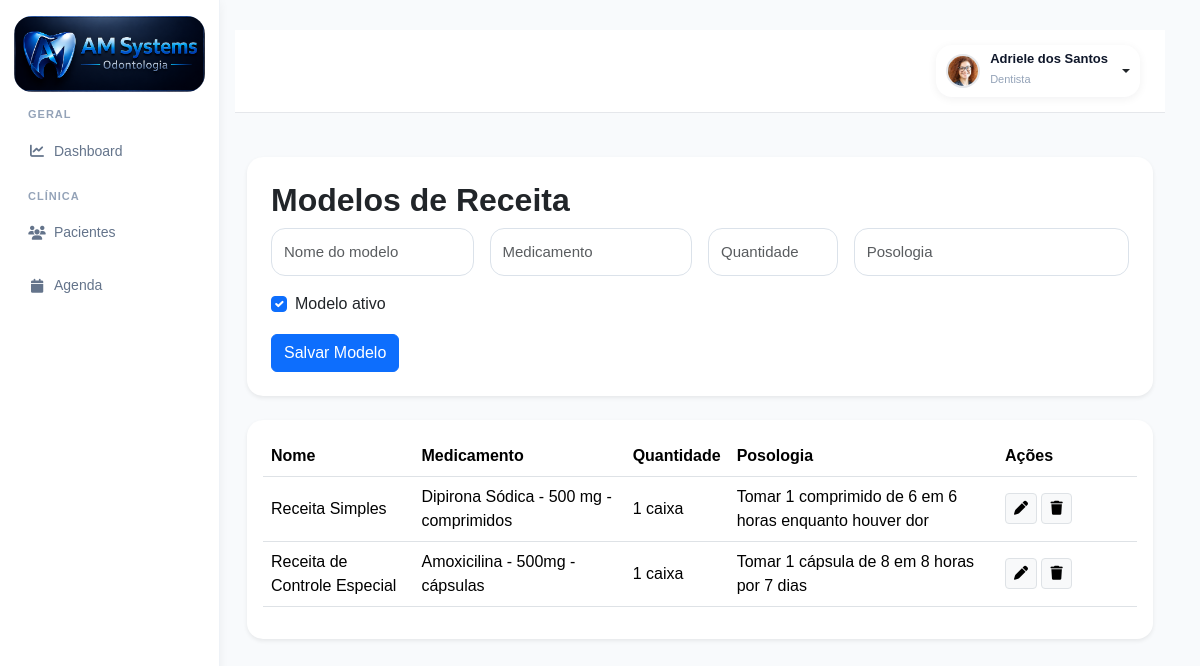
Screenshot of /modelos-receita/ (signed in) with the database file from the repository.
### accounts/models.py (models this page shows, shortened)
class PerfilUsuario(models.Model):
    ADMIN = 'admin'
    GESTOR = 'gestor'
    DENTISTA = 'dentista'
    SECRETARIA = 'secretaria'
    ACD = 'acd'
    CONTABILIDADE = 'contabilidade'
    MARKETING = 'marketing'
    AUDITORIA = 'auditoria'
    TIPOS_USUARIO = [
        (ADMIN, 'Administrador'),
        (GESTOR, 'Gestor'),
        (DENTISTA, 'Dentista'),
        (SECRETARIA, 'Secretária'),
        (ACD, 'Auxiliar de Saúde Bucal'),
        (CONTABILIDADE, 'Contabilidade'),
        (MARKETING, 'Marketing'),
        (AUDITORIA, 'Auditoria'),
    ]
    usuario = models.OneToOneField(
        User,
        on_delete=models.CASCADE,
        related_name='perfil'
    )
    tipo_usuario = models.CharField(
        max_length=30,
        choices=TIPOS_USUARIO,
        default=SECRETARIA
    )
    cro = models.CharField(
        max_length=20,
        blank=True,
        null=True
    )
    especialidade = models.CharField(
        max_length=100,
        blank=True,
        null=True
    )
    telefone = models.CharField(
        max_length=20,
        blank=True,
        null=True
    )
    cpf = models.CharField(
        max_length=14,
        blank=True,
        null=True
    )
    rg = models.CharField(
        max_length=20,
        blank=True,
        null=True
    )
    data_nascimento = models.DateField(
        blank=True,
        null=True
    )
    sexo = models.CharField(
        max_length=20,
        blank=True,
        null=True
    )
    foto = models.ImageField(
        upload_to='usuarios/fotos/',
        blank=True,
        null=True
    )
    assinatura = models.ImageField(
        upload_to='usuarios/assinaturas/',
        blank=True,
        null=True
    )
    cro_uf = models.CharField(
        max_length=2,
        blank=True,
        null=True
    )
    cep = models.CharField(
        max_length=10,
        blank=True,
        null=True
    )
    logradouro = models.CharField(
        max_length=255,
        blank=True,
        null=True
    )
    numero = models.CharField(
        max_length=20,
        blank=True,
        null=True
    )
    complemento = models.CharField(
        max_length=100,
        blank=True,
        null=True
    )
    bairro = models.CharField(
        max_length=100,
        blank=True,
        null=True
    )
    cidade = models.CharField(
        max_length=100,
        blank=True,
        null=True
    )
    uf = models.CharField(
        max_length=2,
        blank=True,
        null=True
    )
    celular = models.CharField(
        max_length=20,
        blank=True,
        null=True
    )
    ativo = models.BooleanField(
        default=True
    )
    somente_leitura = models.BooleanField(
        default=False
    )
    criado_em = models.DateTimeField(
        auto_now_add=True
    )
    atualizado_em = models.DateTimeField(
        auto_now=True
    )

class ModeloReceita(models.Model):
    nome = models.CharField(
        max_length=200
    )
    medicamento = models.CharField(
        max_length=255
    )
    quantidade = models.CharField(
        max_length=100,
        blank=True
    )
    posologia = models.TextField()
    ativo = models.BooleanField(
        default=True
    )
    criado_em = models.DateTimeField(
        auto_now_add=True
    )
    class Meta:
        verbose_name = 'Modelo de Receita'
        verbose_name_plural = 'Modelos de Receita'
        ordering = ['nome']

### accounts/views.py (the view, shortened to what this page needs)
@login_required(login_url='/')
def modelos_receita(request):
    modelos = ModeloReceita.objects.all().order_by(
        'nome'
    )
    return render(
        request,
        'accounts/modelos_receita.html',
        {
            'modelos': modelos
        }
    )

### accounts/templates/accounts/modelos_receita.html (shortened to what this page needs)
{% extends 'accounts/base.html' %}
{% block content %}
<div class="container-fluid py-4">
<div class="card border-0 shadow-sm rounded-4">
    <div class="card-body p-4">
        <h2 class="fw-bold">
            Modelos de Receita
        </h2>
        <form method="POST">
            <div class="row g-3">
                <div class="col-md-3">
                    <input
                        type="text"
                        name="nome"
                        class="form-control"
                        placeholder="Nome do modelo"
                        required
                    >
                </div>
                <div class="col-md-3">
                    <input
                        type="text"
                        name="medicamento"
                        class="form-control"
                        placeholder="Medicamento"
                        required
                    >
                </div>
                <div class="col-md-2">
                    <input
                        type="text"
                        name="quantidade"
                        class="form-control"
                        placeholder="Quantidade"
                    >
                </div>
                <div class="col-md-4">
                    <input
                        type="text"
                        name="posologia"
                        class="form-control"
                        placeholder="Posologia"
                    >
                </div>
                <div class="col-12">
                    <div class="form-check">
                        <input
                            type="checkbox"
                            name="ativo"
                            class="form-check-input"
                            checked
                        >
                        <label class="form-check-label">
                            Modelo ativo
                        </label>
                    </div>
                </div>
            </div>
            <button class="btn btn-primary mt-3">
                Salvar Modelo
            </button>
        </form>
    </div>
</div>
<div class="card border-0 shadow-sm rounded-4 mt-4">
    <div class="card-body">
        <table class="table align-middle">
            <thead>
                <tr>
                    <th>Nome</th>
                    <th>Medicamento</th>
                    <th>Quantidade</th>
                    <th>Posologia</th>
                    <th width="140">Ações</th>
                </tr>
            </thead>
            <tbody>
                {% for modelo in modelos %}
                <tr>
                    <td>{{ modelo.nome }}</td>
                    <td>{{ modelo.medicamento }}</td>
                    <td>{{ modelo.quantidade }}</td>
                    <td>{{ modelo.posologia }}</td>
                    <td>
                        <a
                            href="{% url 'editar_modelo_receita' modelo.id %}"
                            class="btn btn-sm btn-light border"
                        >
                            <i class="fa-solid fa-pen"></i>
                        </a>
                        <a
                            href="{% url 'excluir_modelo_receita' modelo.id %}"
                            class="btn btn-sm btn-light border"
                            onclick="return confirm('Excluir modelo?')"
                        >
                            <i class="fa-solid fa-trash"></i>
                        </a>
                    </td>
                </tr>
                {% empty %}
                <tr>
                    <td colspan="5">
                        Nenhum modelo cadastrado.
                    </td>
                </tr>
                {% endfor %}
            </tbody>
        </table>
    </div>
</div>
</div>
{% endblock %}

### accounts/templates/accounts/base.html (shortened to what this page needs)
{% load static %}
<!DOCTYPE html>
<html lang="pt-br">
<head>
    <link href="https://cdn.jsdelivr.net/npm/bootstrap@5.3.3/dist/css/bootstrap.min.css" rel="stylesheet">
    <link rel="stylesheet" href="https://cdn.jsdelivr.net/npm/bootstrap-icons@1.11.3/font/bootstrap-icons.min.css">
    <link rel="stylesheet" href="https://cdnjs.cloudflare.com/ajax/libs/font-awesome/6.5.2/css/all.min.css">
    <link rel="stylesheet" href="{% static 'css/style.css' %}">
    <link rel="stylesheet" href="{% static 'css/pacientes.css' %}">
    <link rel="stylesheet" href="{% static 'css/odontograma.css' %}">
    <link rel="stylesheet" href="{% static 'css/anamnese.css' %}">
    <link rel="stylesheet" href="{% static 'css/ficha_clinica.css' %}">
    <link href="https://cdn.jsdelivr.net/npm/fullcalendar@6.1.15/index.global.min.css" rel="stylesheet">
</head>
<body>
    <div class="dashboard-wrapper">
        {% with perfil=request.user.perfil.tipo_usuario %}
        <aside class="sidebar">
            <div class="logo-area">
                <img src="{% static 'img/logo.png' %}" alt="Logo">
            </div>
            <ul class="sidebar-menu">
                <div class="sidebar-section">
                    Geral
                </div>
                <li class="{% if 'dashboard' in request.path %}active{% endif %}">
                    <a href="/dashboard/">
                        <i class="fa-solid fa-chart-line"></i>
                        <span>Dashboard</span>
                    </a>
                </li>
                <div class="sidebar-section">
                    Clínica
                </div>
                <li class="{% if 'pacientes' in request.path and 'odontograma' not in request.path %}active{% endif %}">
                    <a href="/pacientes/">
                        <i class="fa-solid fa-users"></i>
                        <span>Pacientes</span>
                    </a>
                </li>
                <li class="{% if 'agenda' in request.path %}active{% endif %}">
                    <a href="/agenda/">
                        <i class="fa-solid fa-calendar"></i>
                        <span>Agenda</span>
                    </a>
                </li>
            </ul>
            {% endwith %}
        </aside>
        <main class="main-content">
            <div class="topbar">
                <div class="d-flex justify-content-end align-items-center">
                    {% if request.user.is_authenticated %}
                    <div class="dropdown">
                        <button class="btn profile-dropdown-btn dropdown-toggle" type="button" data-bs-toggle="dropdown"
                            aria-expanded="false">
                            {% if request.user.perfil.foto %}
                            <img src="{{ request.user.perfil.foto.url }}" alt="Foto" class="profile-avatar">
                            {% else %}
                            <div class="profile-avatar-placeholder"></div>
                            {% endif %}
                            <div class="text-start">
                                <div class="profile-user-name">
                                    {% if request.user.first_name and request.user.last_name %}
                                    {{ request.user.first_name }} {{ request.user.last_name }}
                                    {% elif request.user.first_name %}
                                    {{ request.user.first_name }}
                                    {% else %}
                                    {{ request.user.username }}
                                    {% endif %}
                                </div>
                                <small class="profile-user-role">
                                    {{ request.user.perfil.get_tipo_usuario_display }}
                                </small>
                            </div>
                        </button>
                    </div>
                    {% endif %}
                </div>
            </div>
            {% block content %}
            {% endblock %}
        </main>
    </div>
</body>
</html>

### static/css/style.css (style rules this page uses)
html, body { margin:0; padding:0; min-height:100%; background:#f1f5f9; font-family:'Segoe UI', sans-serif; overflow-y:auto; }
.dashboard-wrapper { display:flex; min-height:100vh; }
.sidebar { width:220px; min-width:220px; max-width:220px; background:#ffffff; position:fixed; top:0; left:0; height:100vh; overflow-y:auto; overflow-x:hidden; z-index:1000; border-right:1px solid #eef2f7; box-shadow: 0 2px 10px rgba(15,23,42,.05); padding:16px 14px; }
.sidebar-section { margin-top:14px; margin-bottom:6px; padding:0 14px; font-size:11px; font-weight:700; letter-spacing:1px; color:#94a3b8; text-transform:uppercase; }
.profile-dropdown-btn { background:#fff !important; border:none !important; border-radius:16px !important; padding:7px 10px !important; display:flex !important; align-items:center !important; gap:10px; box-shadow: 0 2px 10px rgba(15,23,42,.06); }
.profile-dropdown-btn small { font-size:11px; color:#94a3b8 !important; }
.profile-avatar { width:34px; height:34px; border-radius:50%; object-fit:cover; border:2px solid #e5e7eb; }
.profile-user-name { font-size:13px; font-weight:600; line-height:1.1; color:#0f172a; }
.profile-user-role { font-size:11px; color:#94a3b8; }
.logo-area { padding:0; margin:0 0 4px 0; }
.logo-area img { width:100%; margin:auto; display:block; border-radius:18px; }
.sidebar-menu { list-style:none; padding:0; margin:0; }
.sidebar-menu li { margin-bottom:8px; }
.sidebar-menu li a { width:100%; display:flex; align-items:center; gap:8px; padding:12px 14px; border-radius:14px; color:#64748b; text-decoration:none; font-weight:500; font-size:14px; transition:.2s; box-sizing:border-box; }
.sidebar-menu li a i { width:18px; min-width:18px; text-align:center; font-size:14px; }
.main-content { margin-left:190px; width:calc(100% - 190px); padding:30px 35px 30px 45px; min-height:100vh; }
.form-control { border-radius:14px !important; padding:12px !important; }
.topbar { background:#fff; padding:15px 25px; border-bottom:1px solid #e5e7eb; margin-bottom:20px; }
.table tbody tr { transition: all .2s ease; }
.table td { vertical-align: middle; }
.form-select, .form-control { height:48px; border-radius:14px !important; border:1px solid #dbe2ea !important; font-size:15px; transition:all .2s ease; }

### static/css/pacientes.css (style rules this page uses)
:root { --primary:#2563eb; --primary-light:#4d8dff; --success:#16a34a; --danger:#dc2626; --text:#0f172a; --text-light:#64748b; --border:#e2e8f0; --bg:#f8fafc; }
body { background:var(--bg); color:var(--text); font-family:'Poppins',sans-serif; overflow-x:hidden; }

### rows the page displays
ModeloReceita: nome "Receita Simples", medicamento "Dipirona Sódica - 500 mg - comprimidos", quantidade "1 caixa", posologia "Tomar 1 comprimido de 6 em 6 horas enquanto houver dor"
ModeloReceita: nome "Receita de Controle Especial", medicamento "Amoxicilina - 500mg - cápsulas", quantidade "1 caixa", posologia "Tomar 1 cápsula de 8 em 8 horas por 7 dias"

### other values shown
{{ request.user.first_name }} "Adriele dos Santos"
{{ request.user.perfil.get_tipo_usuario_display }} "Dentista"
